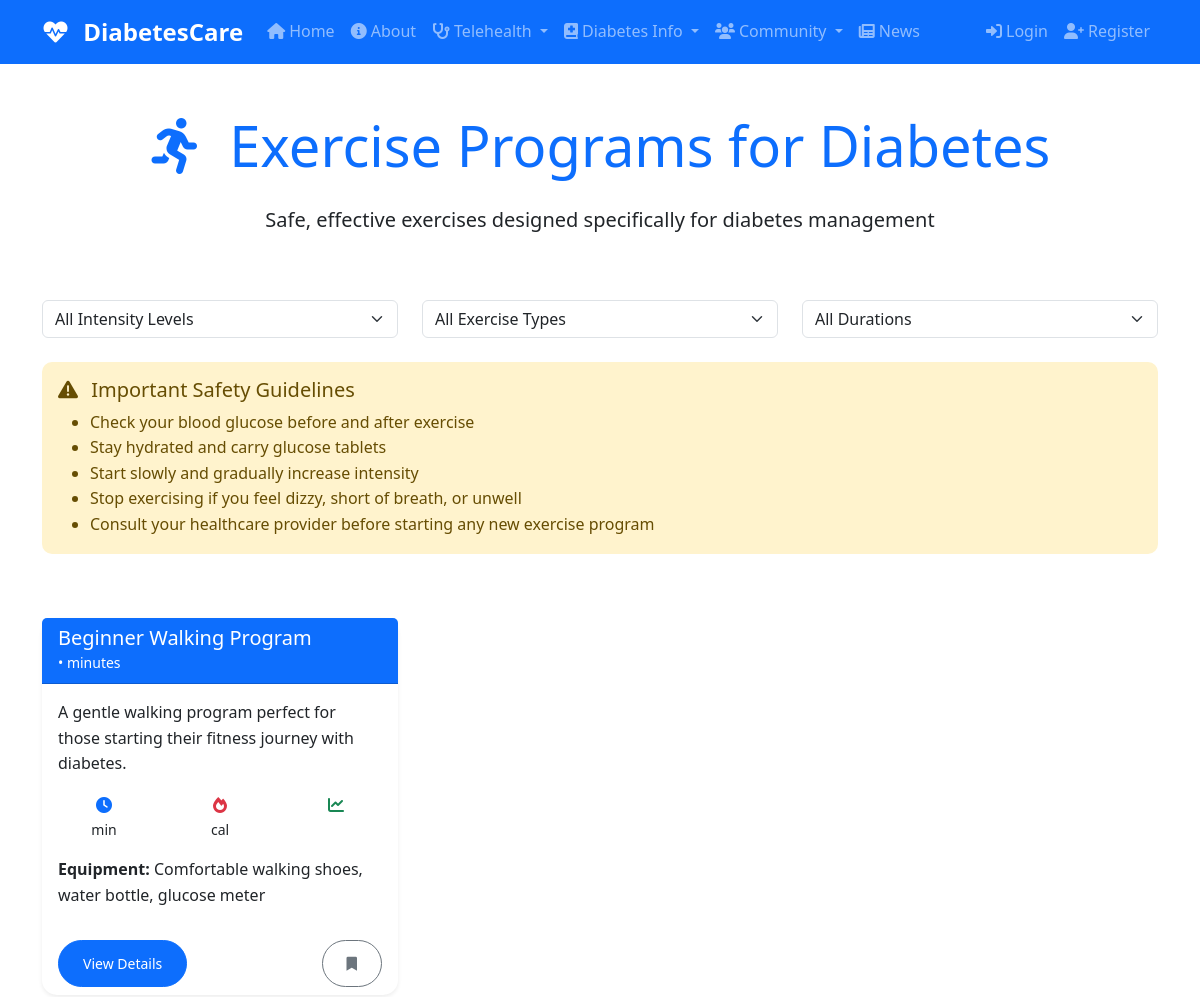
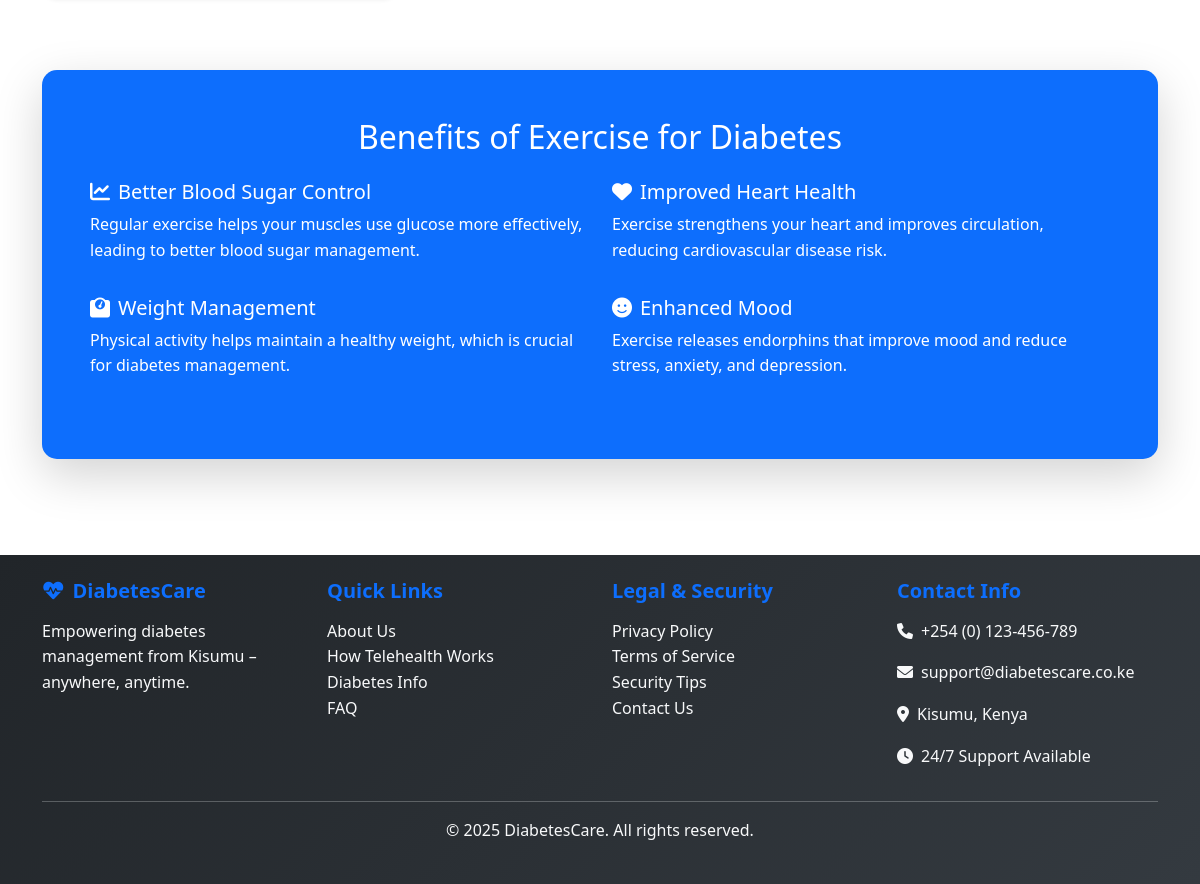
The app's page /education/exercises/ with its own data (2 pictures, top to bottom).
### education/models.py (models this page shows, shortened)
class ExerciseRoutine(models.Model):
    INTENSITY_LEVELS = [
        ('low', 'Low Intensity'),
        ('moderate', 'Moderate Intensity'),
        ('high', 'High Intensity'),
    ]
    title = models.CharField(max_length=200)
    slug = models.SlugField(unique=True)
    description = models.TextField()
    instructions = models.TextField()
    duration_minutes = models.IntegerField()
    intensity_level = models.CharField(max_length=20, choices=INTENSITY_LEVELS)
    equipment_needed = models.TextField(blank=True)
    target_muscle_groups = models.CharField(max_length=200, blank=True)
    suitable_for_beginners = models.BooleanField(default=True)
    requires_supervision = models.BooleanField(default=False)
    contraindications = models.TextField(blank=True, help_text="When not to do this exercise")
    video_url = models.URLField(blank=True)
    image = models.ImageField(upload_to='exercises/', blank=True)
    author = models.ForeignKey(User, on_delete=models.CASCADE, related_name='exercise_routines')
    is_published = models.BooleanField(default=False)
    created_at = models.DateTimeField(auto_now_add=True)

### education/views.py (the view)
# urls.py: path('exercises/', views.exercise_list, name='exercises'),
def exercise_list(request):
    exercises = ExerciseRoutine.objects.filter(is_published=True).order_by('-created_at')
    intensity = request.GET.get('intensity')
    if intensity:
        exercises = exercises.filter(intensity_level=intensity)
    paginator = Paginator(exercises, 12)
    page_number = request.GET.get('page')
    exercises_page = paginator.get_page(page_number)
    return render(request, 'education/exercises.html', {
        'exercises': exercises_page,
        'selected_intensity': intensity
    })

### templates/education/exercises.html (shortened to what this page needs)
{% extends 'base.html' %}
{% load static %}
{% block content %}
<div class="container py-5">
    <div class="row mb-5">
        <div class="col-12 text-center">
            <h1 class="display-4 text-primary mb-4">
                <i class="fas fa-running me-3"></i>
                Exercise Programs for Diabetes
            </h1>
            <p class="lead">Safe, effective exercises designed specifically for diabetes management</p>
        </div>
    </div>
    <div class="row mb-4">
        <div class="col-md-4">
            <select class="form-select" id="intensityFilter">
                <option value="">All Intensity Levels</option>
            </select>
        </div>
        <div class="col-md-4">
            <select class="form-select" id="typeFilter">
                <option value="">All Exercise Types</option>
            </select>
        </div>
        <div class="col-md-4">
            <select class="form-select" id="durationFilter">
                <option value="">All Durations</option>
            </select>
        </div>
    </div>
    <div class="row mb-5">
        <div class="col-12">
            <div class="alert alert-warning">
                <h5 class="alert-heading">
                    <i class="fas fa-exclamation-triangle me-2"></i>
                    Important Safety Guidelines
                </h5>
                <ul class="mb-0">
                    <li>Check your blood glucose before and after exercise</li>
                    <li>Stay hydrated and carry glucose tablets</li>
                    <li>Start slowly and gradually increase intensity</li>
                    <li>Stop exercising if you feel dizzy, short of breath, or unwell</li>
                    <li>Consult your healthcare provider before starting any new exercise program</li>
                </ul>
            </div>
        </div>
    </div>
    <div class="row">
        {% if exercises %}
            {% for exercise in exercises %}
            <div class="col-md-6 col-lg-4 mb-4">
                <div class="card h-100 border-0 shadow-sm">
                    <div class="card-header bg-primary text-white">
                        <h5 class="card-title mb-0">{{ exercise.title }}</h5>
                        <small>{{ exercise.get_intensity_display }} • {{ exercise.duration }} minutes</small>
                    </div>
                    <div class="card-body">
                        <p class="card-text">{{ exercise.description|truncatewords:20 }}</p>
                        <div class="row text-center mb-3">
                            <div class="col-4">
                                <i class="fas fa-clock text-primary"></i>
                                <div class="small">{{ exercise.duration }} min</div>
                            </div>
                            <div class="col-4">
                                <i class="fas fa-fire text-danger"></i>
                                <div class="small">{{ exercise.calories_burned }} cal</div>
                            </div>
                            <div class="col-4">
                                <i class="fas fa-chart-line text-success"></i>
                            </div>
                        </div>
                        {% if exercise.equipment_needed %}
                        <div class="mb-2">
                            <strong>Equipment:</strong> {{ exercise.equipment_needed }}
                        </div>
                        {% endif %}
                    </div>
                    <div class="card-footer bg-transparent border-0">
                        <a href="#" class="btn btn-primary btn-sm">View Details</a>
                        <button class="btn btn-outline-secondary btn-sm float-end">
                            <i class="fas fa-bookmark"></i>
                        </button>
                    </div>
                </div>
            </div>
            {% endfor %}
        {% endif %}
    </div>
    <div class="row mt-5">
        <div class="col-12">
            <div class="card border-0 shadow-lg bg-primary text-white">
                <div class="card-body p-5">
                    <h2 class="text-center mb-4">Benefits of Exercise for Diabetes</h2>
                    <div class="row">
                        <div class="col-md-6 mb-3">
                            <h5><i class="fas fa-chart-line me-2"></i>Better Blood Sugar Control</h5>
                            <p>Regular exercise helps your muscles use glucose more effectively, leading to better blood sugar management.</p>
                        </div>
                        <div class="col-md-6 mb-3">
                            <h5><i class="fas fa-heart me-2"></i>Improved Heart Health</h5>
                            <p>Exercise strengthens your heart and improves circulation, reducing cardiovascular disease risk.</p>
                        </div>
                        <div class="col-md-6 mb-3">
                            <h5><i class="fas fa-weight me-2"></i>Weight Management</h5>
                            <p>Physical activity helps maintain a healthy weight, which is crucial for diabetes management.</p>
                        </div>
                        <div class="col-md-6 mb-3">
                            <h5><i class="fas fa-smile me-2"></i>Enhanced Mood</h5>
                            <p>Exercise releases endorphins that improve mood and reduce stress, anxiety, and depression.</p>
                        </div>
                    </div>
                </div>
            </div>
        </div>
    </div>
</div>
{% endblock %}

### static/css/style.css (style rules this page uses)
:root { --primary-color: #0d6efd; --secondary-color: #6c757d; --success-color: #198754; --info-color: #0dcaf0; --warning-color: #ffc107; --danger-color: #dc3545; --light-color: #f8f9fa; --dark-color: #212529; }
body { font-family: 'Segoe UI', Tahoma, Geneva, Verdana, sans-serif; line-height: 1.6; color: var(--dark-color); }
.card { transition: all 0.3s ease; border-radius: 15px; }
.btn { border-radius: 25px; padding: 0.75rem 1.5rem; font-weight: 500; transition: all 0.3s ease; }
.alert { border-radius: 10px; border: none; font-weight: 500; }

### records on screen
ExerciseRoutine: title "Beginner Walking Program", description "A gentle walking program perfect for those starting their fitness journey with diabetes.", equipment_needed "Comfortable walking shoes, water bottle, glucose meter"
